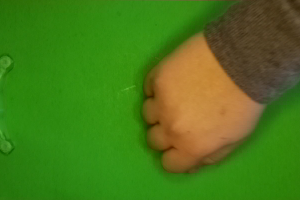
#> input picture Data/rock/4QtEaLUAuzeJZKdK.png, 300 x 200 px
$ python 01_eda.py
#> lines starting #> are read from the running program, lines starting #| are printed output that depends on the picture
# -*- coding: utf-8 -*-
"""01. EDA — 클래스 분포, 이미지 규격/손상 점검, 밝기 분포, RGB 채널 분석.

작업계획서 §4-1 에 해당. 결과 그래프는 outputs/eda/ 에 저장.
"""
import os
import sys
from pathlib import Path

import numpy as np
import matplotlib

matplotlib.use("Agg")
import matplotlib.pyplot as plt
from PIL import Image

ROOT = Path(__file__).resolve().parents[1]
DATA_DIR = ROOT / "Data"
OUT_DIR = ROOT / "outputs" / "eda"
CLASSES = ["rock", "paper", "scissors"]


def main():
    OUT_DIR.mkdir(parents=True, exist_ok=True)

    # 1) 클래스별 개수
    counts = {}
    files = {}
    for c in CLASSES:
        fs = sorted((DATA_DIR / c).glob("*.png"))
        files[c] = fs
        counts[c] = len(fs)
    print("클래스별 이미지 수:", counts, "| 총", sum(counts.values()))

    fig, ax = plt.subplots(figsize=(5, 3.5))
    ax.bar(counts.keys(), counts.values(), color=["#888", "#6b9", "#69b"])
    ax.set_title("Class distribution")
    for i, (k, v) in enumerate(counts.items()):
        ax.text(i, v + 5, str(v), ha="center")
    fig.tight_layout()
    fig.savefig(OUT_DIR / "class_distribution.png", dpi=120)
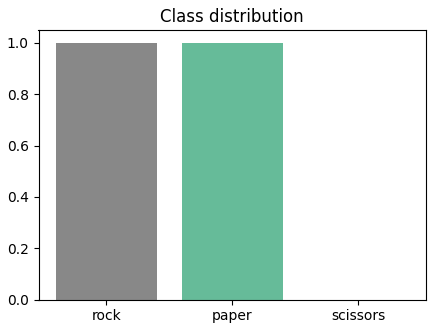
#> figure drawn by matplotlib, 1 panel
    plt.close(fig)

    # 2) 규격/손상 점검
    sizes, modes, corrupt = set(), set(), []
    for c in CLASSES:
        for f in files[c]:
            try:
                with Image.open(f) as im:
#> im is the input picture: PIL image 300x200 RGB; mean R, G, B 72.5, 120.5, 24.8
                    im.verify()
                with Image.open(f) as im:
                    sizes.add(im.size)
                    modes.add(im.mode)
            except Exception:
                corrupt.append(f)
    print("이미지 크기 종류:", sizes, "| 모드:", modes, "| 손상 파일:", len(corrupt))

    # 3) 샘플 시각화 (클래스별 5장)
    fig, axes = plt.subplots(3, 5, figsize=(12, 7))
    rng = np.random.default_rng(42)
    for r, c in enumerate(CLASSES):
#> (the run stopped early here; a loop or call above may not have finished)
